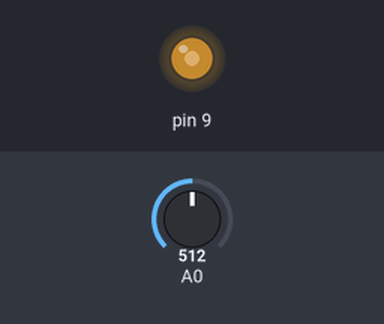
Simulated run of this sketch. Board: Arduino Uno, built with avr-gcc and run on an emulated ATmega328P. Shown: output pins drawn as LEDs (lit = HIGH). The test bench sets the inputs (shaded band); at power-on: A0 = 512.

Above: at 1.2 s.
1.3 s: A0 set to 716
At 2.3 s:
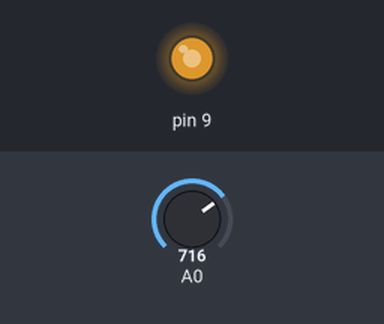
2.8 s: A0 set to 900
At 3.4 s:
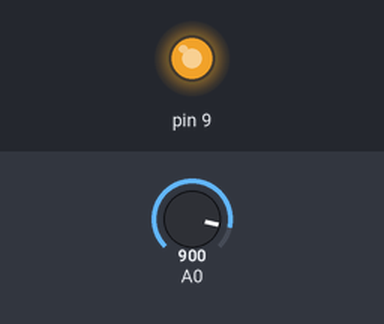
4.3 s: A0 set to 122
At 4.6 s:
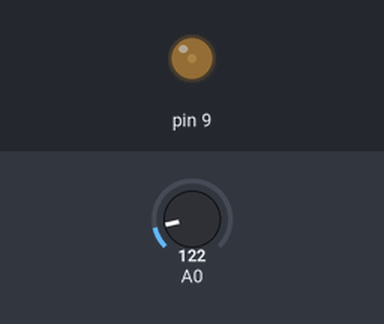
5.8 s: A0 set to 0
At 6.9 s:
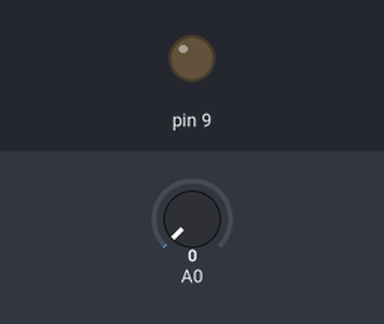
7.3 s: A0 set to 511
At 8.1 s:
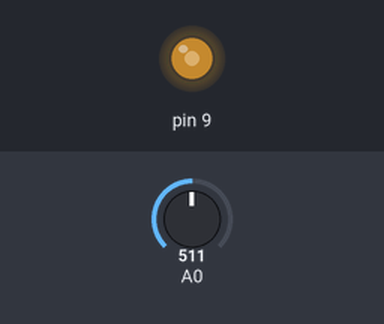
Timing chart, 0 to 9.8 s (numbered marks = the images above; inputs shaded):
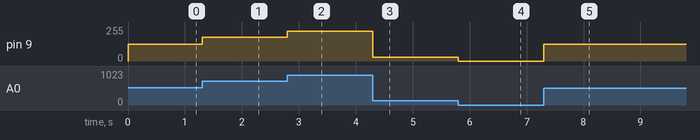

Measured:
- after the input at 1.3 s, pin 9: 127/255 → 178/255 at once
- after the input at 2.8 s, pin 9: 178/255 → 224/255 at once
- after the input at 4.3 s, pin 9: 224/255 → 30/255 at once
- after the input at 5.8 s, pin 9: 30/255 → 0/255 at once
- after the input at 7.3 s, pin 9: 0/255 → 127/255 at once

The sketch:

sketch_oct15a.ino
```cpp
int x = 0;

void setup()
{
  pinMode(A0, INPUT);
  pinMode(9, OUTPUT);
}

void loop()
{
  x = analogRead(A0);//đọc giá trị từ biến trở, cất vào x
  int brightness = map(x,0,1023,0,255);//qui đổi sang độ sáng
  analogWrite(9, brightness);//sáng led theo brightness
}
```
